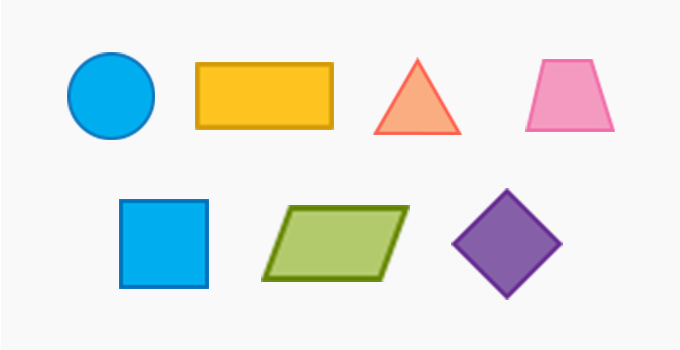
#> input picture OpenCV starter/Resources/shapes1.jpg, 680 x 350 px
$ python shapeDetection_chapter8.py
#> lines starting #> are read from the running program, lines starting #| are printed output that depends on the picture; after the words box and inside, x2 and y2 are one past the last pixel; in counts of white or black regions, pixels touching at a corner belong together
import cv2
import numpy as np

# stacking func copied
##############################################
def stackImages(scale, imgArray):
    rows = len(imgArray)
    cols = len(imgArray[0])
    rowsAvailable = isinstance(imgArray[0], list)
    width = imgArray[0][0].shape[1]
    height = imgArray[0][0].shape[0]
    if rowsAvailable:
        for x in range(0, rows):
            for y in range(0, cols):
                if imgArray[x][y].shape[:2] == imgArray[0][0].shape[:2]:
                    imgArray[x][y] = cv2.resize(imgArray[x][y], (0, 0), None, scale, scale)
                else:
                    imgArray[x][y] = cv2.resize(imgArray[x][y], (imgArray[0][0].shape[1], imgArray[0][0].shape[0]),
                                                None, scale, scale)
                if len(imgArray[x][y].shape) == 2: imgArray[x][y] = cv2.cvtColor(imgArray[x][y], cv2.COLOR_GRAY2BGR)
        imageBlank = np.zeros((height, width, 3), np.uint8)
        hor = [imageBlank] * rows
        hor_con = [imageBlank] * rows
        for x in range(0, rows):
            hor[x] = np.hstack(imgArray[x])
        ver = np.vstack(hor)
    else:
        for x in range(0, rows):
            if imgArray[x].shape[:2] == imgArray[0].shape[:2]:
                imgArray[x] = cv2.resize(imgArray[x], (0, 0), None, scale, scale)
            else:
                imgArray[x] = cv2.resize(imgArray[x], (imgArray[0].shape[1], imgArray[0].shape[0]), None, scale,
                                         scale)
            if len(imgArray[x].shape) == 2: imgArray[x] = cv2.cvtColor(imgArray[x], cv2.COLOR_GRAY2BGR)
        hor = np.hstack(imgArray)
        ver = hor
    return ver
####################################################
############ creating func to get shapes ###########

def getContours(img):
    contours,hierarchy = cv2.findContours(img,cv2.RETR_EXTERNAL,cv2.CHAIN_APPROX_NONE)
    for cnt in contours:
        area = cv2.contourArea(cnt)
        print(area)
        if area > 500: # to ignore dots lines (noise) etc
            cv2.drawContours(imgContour,cnt,-1,(0,0,255),3) # -1 index to draw all shapes
            peri=cv2.arcLength(cnt,True) # true bcz shape is closed
            #print(peri)
            approx=cv2.approxPolyDP(cnt,0.02*peri,True) # to approx corner points
            print(len(approx)) # no. of corner points
            objCorners = len(approx)
            # to create bounding box around shapes
            x, y, w, h = cv2.boundingRect(approx)

            if objCorners == 3: objectType = "Tri"
            elif objCorners == 4:
                aspectRatio=w/float(h)
                if aspectRatio > 0.95 and aspectRatio < 1.05:
                    objectType = "Square"
                else:objectType="Rect"
            elif objCorners > 4:
                objectType = "Circle"
            else:objectType="None"

            cv2.rectangle(imgContour,(x,y),(x+w,y+h),(0,255,0),2)
            cv2.putText(imgContour,objectType,
                        (x+(w//2)-10,y+(h//2)-10),cv2.FONT_HERSHEY_COMPLEX,
                        0.6,(255,0,0),2)


path = 'Resources/shapes1.jpg'
img = cv2.imread(path)
#> img is the input picture: shape (350, 680, 3); mean B, G, R 227.2, 231.2, 227.4
imgContour=img.copy() # so that we can draw our shapes on the copy

imgGray = cv2.cvtColor(img,cv2.COLOR_BGR2GRAY)
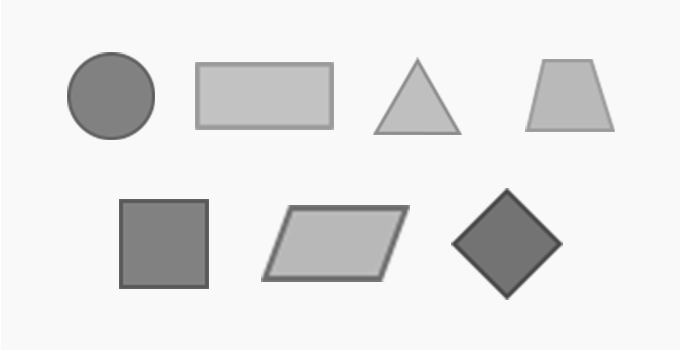
#> imgGray: shape (350, 680); min 68, max 255, mean 229.5
imgBlur = cv2.GaussianBlur(imgGray,(7,7),1)
imgCanny = cv2.Canny(imgBlur,50,50)
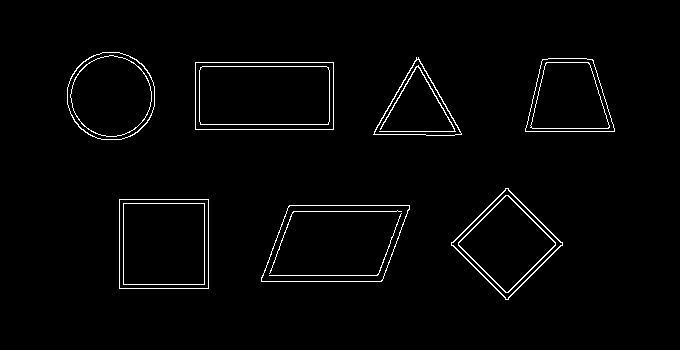
#> imgCanny: shape (350, 680); 2% white in thin lines or dots, all inside (x1, y1, x2, y2) = (67, 52, 615, 300)
getContours(imgCanny)
#> in getContours, `contours,hierarchy = cv2.findContours(img,cv2.RETR_EXTERNAL,cv2.CHAIN_..`: contours = 7 contours; box (x1, y1, x2, y2) and area: (195, 62, 334, 130) 9246, (261, 205, 410, 282) 9213, (119, 199, 209, 289) 7921, (451, 188, 563, 300) 6275, (67, 52, 155, 140) 6098, (525, 58, 615, 132) 5080, (373, 57, 462, 136) 3504
#> the loop in getContours, `for cnt in contours:` made 7 passes
#> (area, peri, approx, objCorners, x, y, w, h) on passes 1 to 5: (9213, 415.2, [[261, 281], [381, 281], [409, 205], [289, 205]], 4, 261, 205, 149, 77), (7921, 356, [[119, 199], [119, 288], [208, 288], [208, 199]], 4, 119, 199, 90, 90), (6275, 319.8, [[505, 188], [451, 245], [508, 299], [562, 242]], 4, 451, 188, 112, 112), (9246, 410, [[195, 62], [195, 129], [333, 129], [333, 62]], 4, 195, 62, 139, 68), (5080.5, 300, [[542, 59], [525, 131], [614, 131], [593, 60]], 4, 525, 59, 90, 73)
#> (area, peri, approx, objCorners, x, y, w, h) on pass 6: (3504, 283.3, [[416, 57], [373, 134], [461, 134]], 3, 373, 57, 89, 78)
#| 9213.0
#| 4
#| 7921.0
#| 4
#| 6275.0
#| 4
#| 9246.0
#| 4
#| 5080.5
#| 4
#> (further printed lines are left out)
#> after the loop in getContours, `for cnt in contours:`:
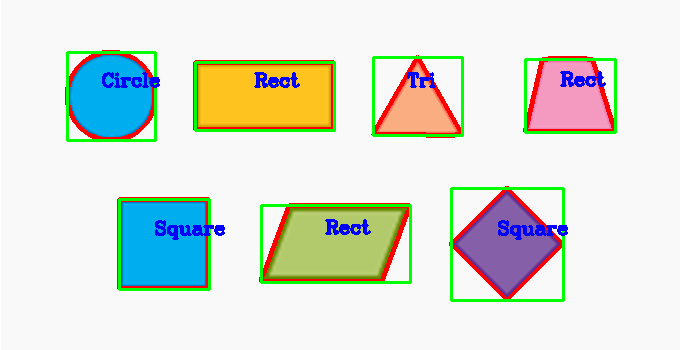
#> imgContour: shape (350, 680, 3); 7.3% of pixels changed, all inside (x1, y1, x2, y2) = (65, 50, 617, 302)

imgBlank = np.zeros_like(img)
imgStack=stackImages(0.6,([img,imgGray,imgBlur],
                          [imgCanny,imgContour,imgBlank]))
#> after the loop in stackImages, `for x in range(0, rows):`: hor = 2 items
#> in stackImages, `ver = np.vstack(hor)`:
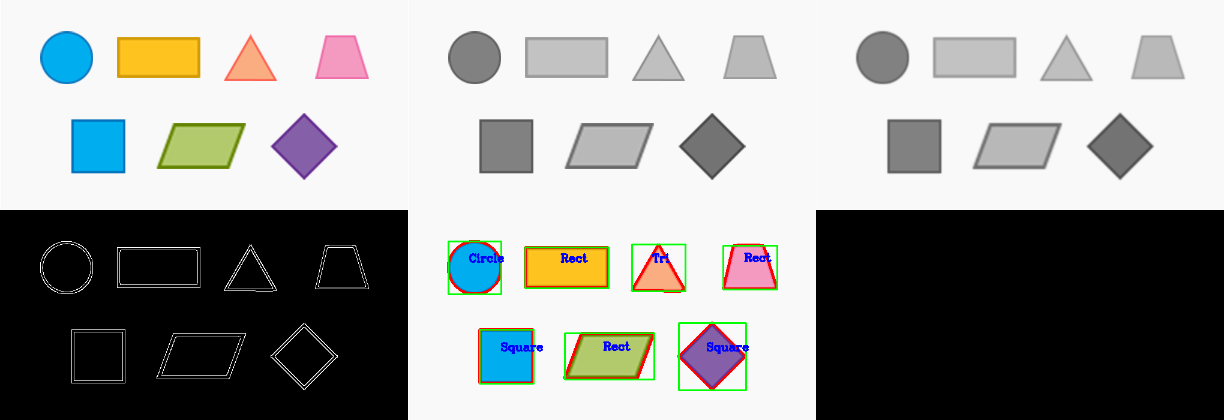
#> ver: shape (420, 1224, 3); mean of channels 0, 1, 2 151.4, 153.4, 151.9; drawn as B, G, R

cv2.imshow("Stacked",imgStack)

cv2.waitKey(0)
